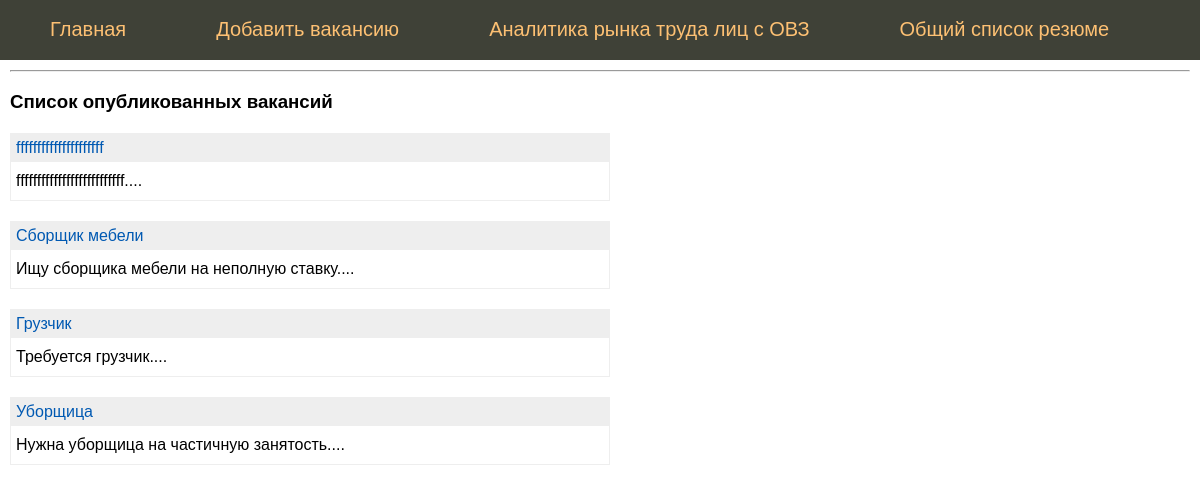
Before: / with the older database file.
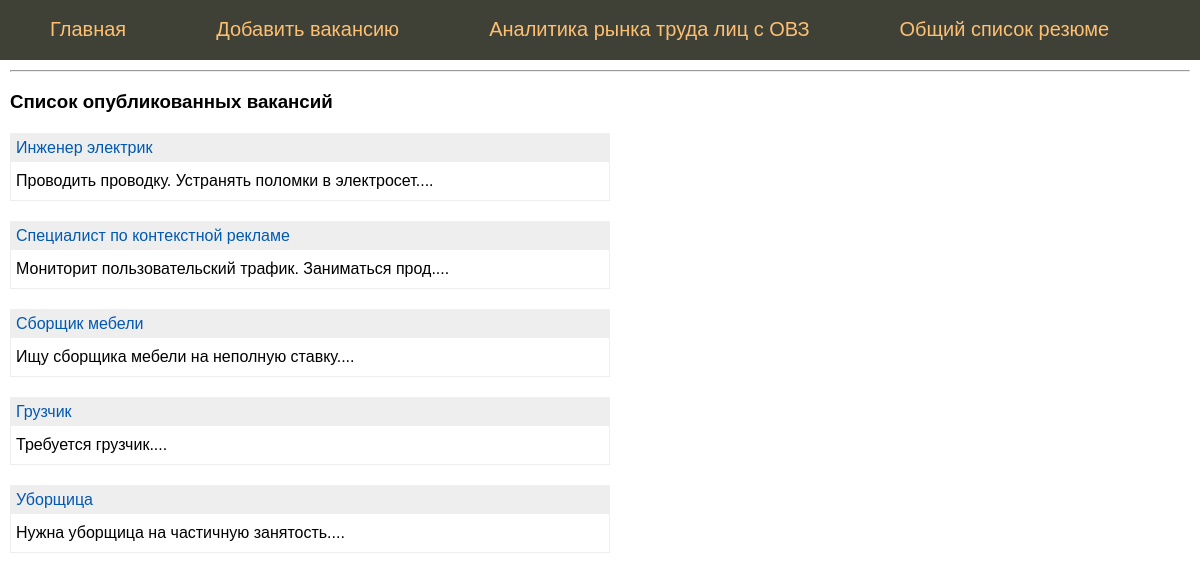
After: the same page with the newer database file.
### tables this page shows
CREATE TABLE mainmenu (
id integer PRIMARY KEY AUTOINCREMENT,
title text NOT NULL,
url text NOT NULL
);

CREATE TABLE vacancy (
id integer PRIMARY KEY AUTOINCREMENT,
name text NOT NULL,
city text NOT NULL,
salary text NOT NULL,
schedule text NOT NULL,
description text NOT NULL,
time integer NOT NULL
);

### flsite.py (the view)
@app.route('/')
def index():
    db = get_db() # установка соединения в момент прихода запроса
    '''
    Функцию get_db() можно при необходимости вызывать в каждом обработчике для того чтобы установить соединение с БД
    '''
    dbase = FDataBase(db)
    print(dbase.getMenu())
    return render_template('index.html',
                           menu = dbase.getMenu(),
                           vacancy=dbase.getVacancyAnonce())

### FDataBase.py (called while the page is built)
    def getMenu(self):
        sql = '''SELECT * FROM mainmenu'''
        try:
            self.__cur.execute(sql)
            res = self.__cur.fetchall()
            if res: return res
        except:
            print("Ошибка чтения из БД")
        return []

    def getVacancyAnonce(self):
        try:
            self.__cur.execute(f"SELECT id, name, description FROM vacancy ORDER BY time DESC")
            res = self.__cur.fetchall()
            if res: return res
        except sqlite3.Error as e:
            print("Ошибка получения вакансии из БД "+str(e))
        return []

### flsite.py (called while the page is built)
def connect_db():
    conn = sqlite3.connect(app.config['DATABASE'])
    conn.row_factory = sqlite3.Row # Записи из БД представлены не в виде кортежей, а в виде словаря
    return conn

def get_db():
    if not hasattr(g, 'link_db'):
        g.link_db = connect_db()
    return g.link_db

### templates/index.html
{% extends 'base.html' %}
{% block content %}
{{ super() }}
<hr>
<h3>Список опубликованных вакансий</h3>
<ul class="list-posts">
{% for p in vacancy %}
<li>
<p class="title"><a href="{{ url_for('showVacancy', id_vacancy=p.id)}}">{{p.name}}</a></p>
<p class="annonce">{{ p.description[:50] | striptags  }}....</p>
</li>
{% endfor %}
</ul>
{% endblock %}

### templates/base.html (shortened to what this page needs)
<!DOCTYPE html>
<html>
<head>
</head>
<body>
{% block content %}
	{% block mainmenu %}
		<ul class="mainmenu">
			{% for p in menu %}
			<li><a href="{{p.url}}">{{p.title}}</a></li>
			{% endfor %}
		</ul>
	{% endblock mainmenu %}
	<div class="content">
{% endblock %}
</div>
</body>
</html>

### templates/base.html (style rules this page uses)
html, body { font-family: 'Arial'; margin: 0; padding 0; height: 100%; width: 100%; }
a { color: #0059b2; text-decoration: none; }
ul.mainmenu { list-style: none; background: #3F4137; height: 60px; margin: 0; padding: 0; color: #fdc073; font-size: 20px; overflow: hidden; }
ul.mainmenu li { float: left; margin: 18px 40px 0 50px; }
ul.mainmenu li a { color: #fdc073; text-decoration: none; }
div.content { margin: 10px; }
ul.list-posts { list-style: none; margin: 0; padding: 0; max-width: 600px; }
ul.list-posts li { margin: 20px 0 0 0; border: 1px solid #eee; }
ul.list-posts .title { margin: 0; padding: 5px; background: #eee; }
ul.list-posts .annonce { margin: 0; padding: 10px 5px 10px 5px; }

Changed rows visible on the page:
removed vacancy: name "fffffffffffffffffffff", description "ffffffffffffffffffffffffff"
added vacancy: name "Инженер электрик", description "Проводить проводку. Устранять поломки в электросет"
added vacancy: name "Специалист по контекстной рекламе", description "Мониторит пользовательский трафик. Заниматься прод"
